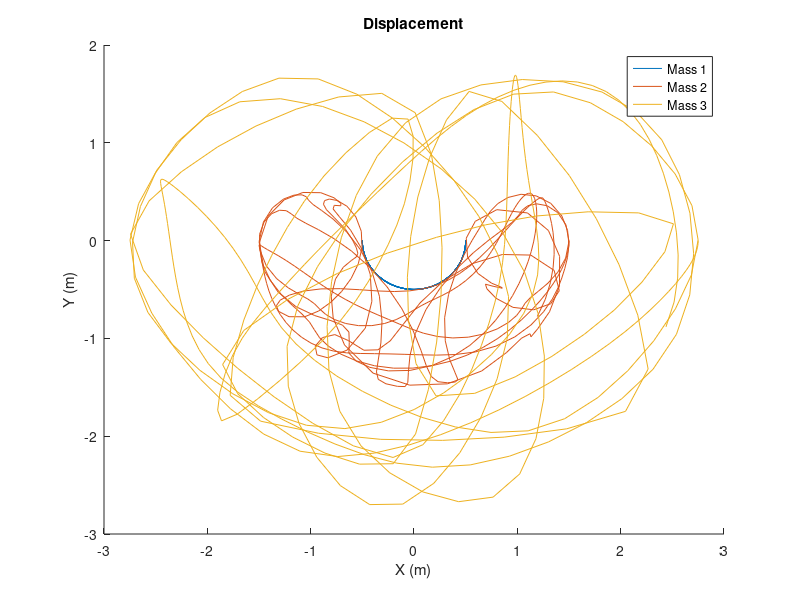
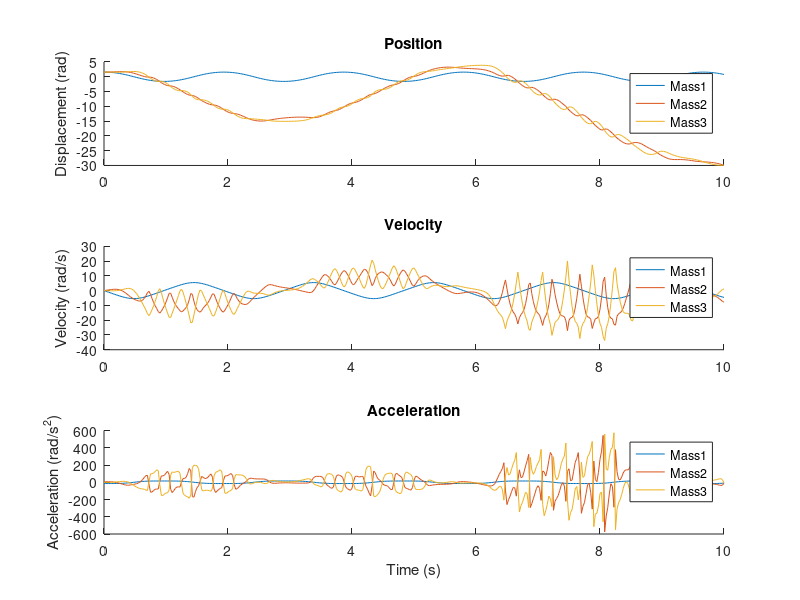
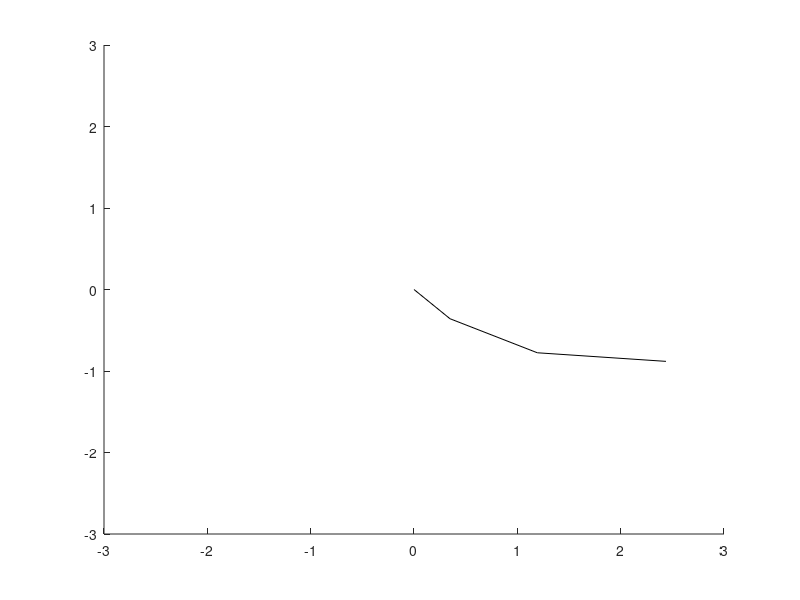

Recreate these plots in MATLAB, in order.
%%PSET5 Q1: Sophie Li
%This function calculates the state equations for a double compound
%pendulum. It also took about 20 hours to debug.

%Should look like this: https://www.youtube.com/watch?v=_o_ap98sTwg
function base_doublepen
close all

L1 = 1;
L2 = 1;
L3 = 1.5;
M1 = 10;
M2 = 10;
M3 = 10;
g = 9.81;

theta1_0 = pi/2;
theta1v_0 = 0;
theta2_0 = pi/2;
theta2v_0 = 0;
theta3_0 = pi/2;
theta3v_0 = 0;

t_interval = 0:.025: 10;
initial_vals = [theta1_0; theta1v_0; theta2_0; theta2v_0; theta3_0; theta3v_0];

options = odeset('RelTol', 1e-7);
[T_out, Z_out] = ode45(@motion, t_interval, initial_vals, options);

t1_o = Z_out(:,1);
t1d_o = Z_out(:,2);
t2_o = Z_out(:,3);
t2d_o = Z_out(:,4);
t3_o = Z_out(:,5);
t3d_o = Z_out(:,6);

LHS = zeros(length(T_out), 9);
for i = 1:length(T_out)
    LHS(i, :) = calc_LHS(Z_out(i, :));
end

t1dd_o = LHS(:, 1);
t2dd_o = LHS(:, 2);
t3dd_o = LHS(:, 3);

x1 = L1/2.*sin(t1_o);
y1 = -L1/2.*cos(t1_o);
x2 = L1.*sin(t1_o) + L2/2.*sin(t2_o);
y2 = -L1.*cos(t1_o) - L2/2.*cos(t2_o);
x3 = L1.*sin(t1_o) + L2.*sin(t2_o) + L3/2.*sin(t3_o);
y3 = -L1.*cos(t1_o) - L2.*cos(t2_o) - L3/2.*cos(t3_o);

xv1 = L1/2.*cos(t1_o).*t1d_o;
yv1 = L1/2.*sin(t1_o).*t1d_o;
xv2 = xv1*2 + L2/2.*cos(t2_o).*t2d_o;
yv2 = yv1*2 + L2/2.*sin(t2_o).*t2d_o;
xv3 = xv1*2 + L2.*cos(t2_o).*t2d_o + L3/2.*cos(t3_o).*t3d_o;
yv3 = yv1*2 + L2.*sin(t2_o).*t2d_o + L3/2.*sin(t3_o).*t3d_o;

xa1 = L1/2.*cos(t1_o).*t1dd_o - L1/2.*sin(t1_o).*t1d_o.^2;
ya1 = L1/2.*sin(t1_o).*t1dd_o + L1/2.*cos(t1_o).*t1d_o.^2;
xa2 = L1.*cos(t1_o).*t1dd_o - L1.*sin(t1_o).*t1d_o.^2 + L2/2.*cos(t2_o).*t2dd_o - L2/2.*sin(t2_o).*t2d_o.^2;
ya2 = L1.*sin(t1_o).*t1dd_o + L1.*cos(t1_o).*t1d_o.^2 + L2/2.*sin(t2_o).*t2dd_o + L2/2.*cos(t2_o).*t2d_o.^2;
xa3 = L1.*cos(t1_o).*t1dd_o - L1.*sin(t1_o).*t1d_o.^2 + L2.*cos(t2_o).*t2dd_o - L2.*sin(t2_o).*t2d_o.^2 ...
      + L3/2.*cos(t3_o).*t3dd_o - L3/2.*sin(t3_o).*t3d_o.^2;
ya3 = L1.*sin(t1_o).*t1dd_o + L1.*cos(t1_o).*t1d_o.^2 + L2.*sin(t2_o).*t2dd_o + L2.*cos(t2_o).*t2d_o.^2 ...
      + L3/2.*sin(t3_o).*t3dd_o + L3/2.*cos(t3_o).*t3d_o.^2;

%Cartesian Displacement
figure
hold all
plot(x1, y1)
plot(x2, y2)
plot(x3, y3)
legend('Mass 1', 'Mass 2', 'Mass 3')
title('Displacement')
xlabel('X (m)')
ylabel('Y (m)')

%Tangential Position/Velocity/Acceleration
figure
%Position
subplot(3,1,1)
hold all
plot(T_out, t1_o)
plot(T_out, t2_o)
plot(T_out, t3_o)
title('Position')
ylabel('Displacement (rad)')
legend('Mass1', 'Mass2', 'Mass3')
%Velocity
subplot(3,1,2)
hold all
plot(T_out, t1d_o)
plot(T_out, t2d_o)
plot(T_out, t3d_o)
title('Velocity')
ylabel('Velocity (rad/s)')
legend('Mass1', 'Mass2', 'Mass3')
%Acceleration
subplot(3,1,3)
hold all
plot(T_out, t1dd_o)
plot(T_out, t2dd_o)
plot(T_out, t3dd_o)
title('Acceleration')
xlabel('Time (s)')
ylabel('Acceleration (rad/s^2)')
legend('Mass1', 'Mass2', 'Mass3')

%Energy
PE1 = M1*g.*y1;
KE1 = M1*L1^2*t1d_o.^2/6;
PE2 = M2*g.*y2;
KE2 = (M2/2)*(L1^2*t1d_o.^2 + (L2^2/3)*t2d_o.^2 + L1*L2*t1d_o.*t2d_o.*cos(t2_o-t1_o));
PE3 = M3*g.*y3;
KE3 = (M3/2)*(L1^2*t1d_o.^2 + 2*L1*L2.*t1d_o.*t2d_o.*cos(t2_o - t1_o) + 2*L1*L3.*t1d_o.*t3d_o.*cos(t3_o - t1_o) ...
        + 2*L2*L3.*t2d_o.*t3d_o.*cos(t3_o - t2_o) + L2^2.*t2_o.^2 + (L3^3/4).*t3d_o.^2 + (L3^2/6)*t3d_o.^2);
PE = PE1 + PE2 + PE3;
KE = KE1 + KE2 + KE3;
TE = PE + KE;

figure
hold all
plot(T_out, PE)
plot(T_out, KE)
plot(T_out, TE)
legend('PE', 'KE', 'TE')
title('Energy')
xlabel('Time (s)')
ylabel('Energy (J)')

%%ANIMATION   

    for i = 1:length(T_out)
        clf; % clear the old figure
        axis([-3 3 -3 3]);
        hold all
        PX = [0; x1(i)];
        PY = [0; y1(i)];
        PX2 = [x1(i); x2(i)];
        PY2 = [y1(i); y2(i)];
        PX3 = [x2(i); x3(i)];
        PY3 = [y2(i); y3(i)];
    %    quiver(position_x1(i), position_y1(i), velocity_x1(i)/5, velocity_y1(i)/5, 'g');
     %   quiver(position_x1(i), position_y1(i), acceleration_x1(i)/10, acceleration_y1(i)/10, 'r');
%         quiver(position_x2(i), position_y2(i), velocity_x2(i)/5, velocity_y2(i)/5, 'g');
%         quiver(position_x2(i), position_y2(i), acceleration_x2(i)/20, acceleration_y2(i)/20, 'r');
        plot(PX, PY, 'k');
        plot(PX2, PY2, 'k');
        plot(PX3, PY3, 'k');

%         plot(position_x1(i), position_y1(i), 'm.', 'linewidth', 10, 'markersize', 20);
%         plot(position_x2(i), position_y2(i), 'm.', 'linewidth', 10, 'markersize', 20);
        drawnow; % DO NOT FORGET THIS
        pause(0.0001);
    end
    
    function vals = calc_LHS(Z)
        t1 = Z(1);
        t1d = Z(2);
        t2 = Z(3);
        t2d = Z(4);
        t3 = Z(5);
        t3d = Z(6);
        
        t2a = t2 - t1;
        t3a = t3 - t2;
        t3b = t3 - t1;
       
        A = [0, 0, 0, 1, 0, cos(t2a), -sin(t2a), 0, 0;
            -M1*(L1/2), 0, 0, 0, 1, sin(t2a), cos(t2a), 0, 0;
            -M2*L1*sin(t2a), 0, 0, 0, 0, -1, 0, cos(t3a), -sin(t3a);
            M2*L1*cos(t2a), M2*(L2/2), 0, 0, 0, 0, 1, -sin(t3a), -cos(t3a);
            M3*L1*sin(t3b), M3*L2*sin(t3a), 0, 0, 0, 0, 0, 1, 0;
            M3*L1*cos(t3b), M3*L2*cos(t3a), M3*(L3/2), 0, 0, 0, 0, 0, 1;
            (M1*L1^2)/12, 0, 0, 0, L1/2, (L1/2)*sin(t2a), (L1/2)*cos(t2a), 0, 0;
            0, (M2*L2^2)/12, 0, 0, 0, 0, -L2/2, (-L2/2)*sin(t3a), (-L2/2)*cos(t3a);
            0, 0, (M3*L3^2)/12, 0, 0, 0, 0, 0, -L3/2];
          
       r = [-M1*t1d^2*(L1/2) - M1*g*cos(t1);
           M1*g*sin(t1);
           -M2*t1d^2*L1*cos(t2a) - M2*t2d^2*(L2/2) - M2*g*cos(t2);
           -M2*t1d^2*L1*sin(t2a) - M2*g*sin(t2);
           M3*t1d^2*L1*cos(t3b) + M3*t2d^2*L2*cos(t3a)+ M3*g*cos(t3) + M3*t3d^2*(L3/2);
           -M3*t1d^2*L1*sin(t3b) - M3*t2d^2*L2*sin(t3a) - M3*g*sin(t3);
           0;
           0;
           0];
           
        
        vals = A\r; 
    end

    function vals = motion(T, Z)
        t1d = Z(2);
        t2d = Z(4);
        t3d = Z(6);
        
        res = calc_LHS(Z);
        
        t1dd = res(1);
        t2dd = res(2);
        t3dd = res(3);

        vals = [t1d; t1dd; t2d; t2dd; t3d; t3dd];
        
    end

end
        
